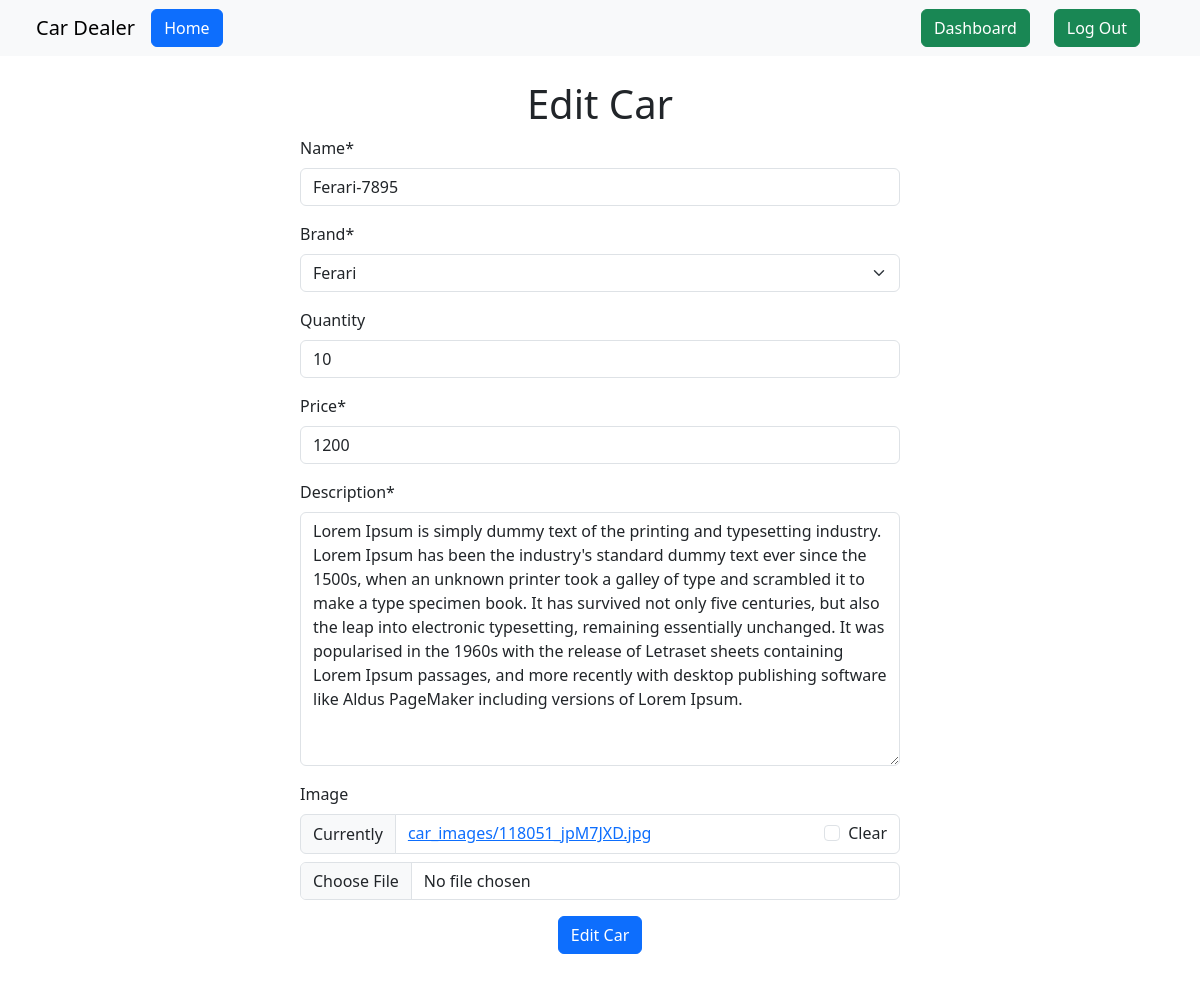
The page /car/edit_car/3 (signed in) on the database its author committed.
### car_model/models.py (models this page shows, shortened)
class CarModel(models.Model):
    name = models.CharField(max_length=100)
    brand = models.ForeignKey(Brand, on_delete=models.CASCADE)
    price = models.IntegerField()
    quantity = models.IntegerField(blank=True, null=True)
    description = models.TextField()
    image = models.ImageField(upload_to='car_images', blank=True, null=True)

class Brand(models.Model):
    name = models.CharField(max_length=100)
    description = models.TextField()
    image = models.ImageField(upload_to='brand_images', blank=True, null=True)
    def __str__(self):
        return self.name

### car_model/views.py (the view, shortened to what this page needs)
# urls.py: path('edit_car/<int:id>', EditCarView.as_view(), name='editCar'),
class EditCarView(UpdateView):
    model = CarModel
    form_class = CarModelForm
    template_name = 'add_car.html'
    success_url = reverse_lazy('home')
    pk_url_kwarg = 'id'
    def get_context_data(self, **kwargs):
        context = super().get_context_data(**kwargs)
        context['type'] = 'Edit Car'
        return context

### car_model/forms.py
class CarModelForm(forms.ModelForm):
    class Meta:
        model = CarModel
        fields = ['name', 'brand', 'quantity', 'price', 'description', 'image']

### car_model/templates/add_car.html (shortened to what this page needs)
{% extends 'base.html' %}
{% load static %}
{% load crispy_forms_tags %}
{% block content %}
<h1 class="text-center mt-4"> {{type}}</h1>
<form method="post" action="" enctype="multipart/form-data" class="w-50 m-auto mb-5">
    {{ form | crispy }}
    <div class="d-flex justify-content-center align-items-center">
        <button type="submit" class="btn btn-primary">{{type}}</button>
    </div>
</form>
{% endblock %}

### rows shown on the page
CarModel: name "Ferari-7895", brand "Ferari", quantity "10", price "1200", description "Lorem Ipsum is simply dummy text of the printing and typesetting industry. Lorem Ipsum has been the industry's standard dummy text ever since the 1500s, when an unknown printer took a galley of type and scrambled it to make a type specimen book. It has survived not only five centuries, but also the leap into electronic typesetting, remaining essentially unchanged. It was popularised in the 1960s with the release of Letraset sheets containing Lorem Ipsum passages, and more recently with desktop publishing software like Aldus PageMaker including versions of Lorem Ipsum."

### other values the page prints
{{ type }} "Edit Car"
